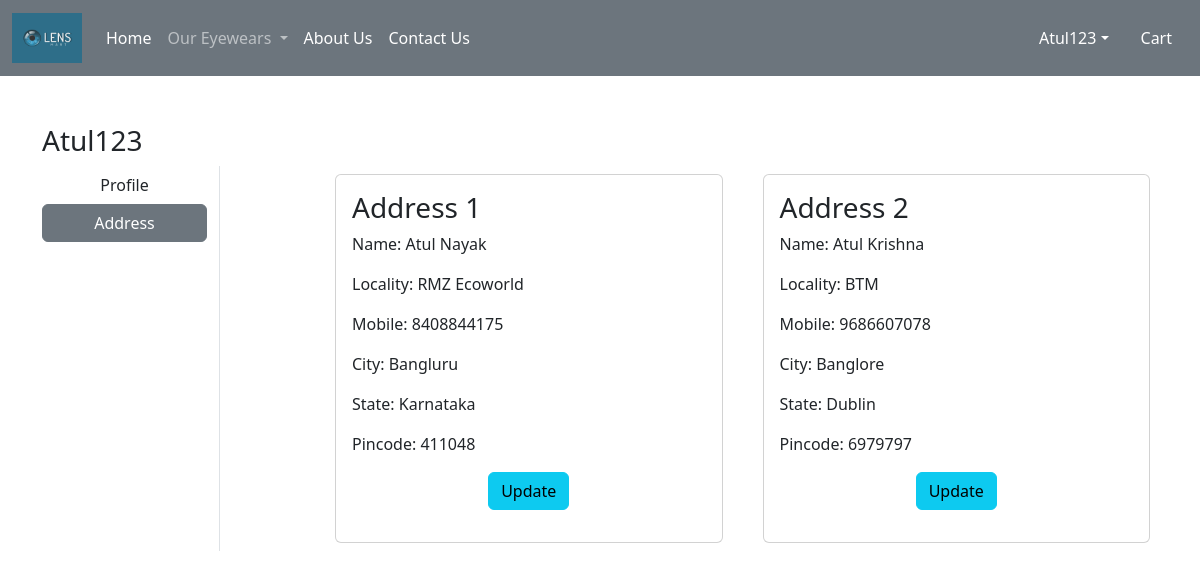
/address/ (signed in), run on the app's committed database.
### app/models.py (models this page shows, shortened)
class Customer(models.Model):
    user = models.ForeignKey(User,on_delete=models.CASCADE)
    name = models.CharField(max_length=200)
    locality = models.CharField(max_length=200)
    city = models.CharField(max_length=50)
    mobile = models.IntegerField(default=0)
    zipcode = models.IntegerField()
    state = models.CharField(choices=STATE_CHOICES,max_length=100)

### app/views.py (the view)
# urls.py: path('address/', views.address, name='address'),
@login_required
def address(request):
    add = Customer.objects.filter(user=request.user)
    totalitem = 0
    wishitem=0
    if request.user.is_authenticated:
        totalitem = len(Cart.objects.filter(user=request.user))
        wishitem = len(Wishlist.objects.filter(user=request.user))
    return render(request, 'app/address.html',locals())

### app/templates/app/address.html (shortened to what this page needs)
{% extends 'app/base.html' %}
{% load static %}
{% block main-content %}
<div class="container my-5">
    <div class="row">
     <h3> <span class="text-capitalize">{{request.user}}</span></h3>
        <div class="col-sm-2 border-end">
            <ul class="list-unstyled">
            <li class="d-grid"><a href="{% url 'profile' %}" class="btn ">Profile</a></li>
            <li class="d-grid"><a href="{% url 'address' %}" class="btn btn-secondary">Address</a></li>
            </ul>
        </div>
        <div class="col-sm-9 offset-sm-1">
            <div class="row">
                {% for ad in add %}
                <div class="col-sm-6">
                    <div class="card m-2">
                     <div class="card-body">
                      <h3>Address {{forloop.counter}}</h3>
                      <p>Name: {{ad.name}}</p>
                      <p>Locality: {{ad.locality}}</p>
                      <p>Mobile: {{ad.mobile}}</p>
                      <p>City: {{ad.city}}</p>
                      <p>State: {{ad.state}}</p>
                      <p>Pincode: {{ad.zipcode}}</p>
                      <p class="text-center"><a href="{% url 'updateAddress' pk=ad.id %}" type="button" class="btn btn-info">Update</a></p>
                     </div>
                    </div>
                </div>
                {% endfor %}
            </div>
        </div>
    </div>
</div>
{% endblock main-content %}

### app/templates/app/base.html (shortened to what this page needs)
<!DOCTYPE html>
{% load static %}
<html lang="en">
<head>
    <link href="https://cdn.jsdelivr.net/npm/bootstrap@5.2.2/dist/css/bootstrap.min.css" rel="stylesheet">
    <link rel="stylesheet" href="{% static 'app/css/owl.carousel.min.css' %}" />
    <link rel="stylesheet" href="{% static 'app/css/all.min.css' %}" />
    <link rel="stylesheet" href="{% static 'app/css/style.css' %}" />
</head>
<body>
    <nav class="navbar navbar-expand-lg navbar-dark bg-secondary">
        <div class="container-fluid">
          <a class="navbar-brand" href="#">
            <img src="{% static "app/images/Lensmart.webp" %}" width="70" height="50" />
          </a>
          <div class="collapse navbar-collapse" id="navbarSupportedContent">
            <ul class="navbar-nav me-auto mb-2 mb-lg-0">
              {% if request.user.is_authenticated %}
              <li class="nav-item">
                <a class="nav-link active" aria-current="page" href="/">Home</a>
              </li>
              <li class="nav-item dropdown">
                <a class="nav-link dropdown-toggle" href="#" role="button" data-bs-toggle="dropdown" aria-expanded="false">
                  Our Eyewears
                </a>
              </li>
              <li class="nav-item">
                <a class="nav-link text-white" href="#">About Us</a>
              </li>
              <li class="nav-item">
                <a class="nav-link text-white" href="#">Contact Us</a>
              </li>
            </ul>
          </div>
          <ul class="navbar-nav me-auto mb-2 mb-lg-0">
            <li class="nav-item dropdown mx-2">
                <a class="nav-link dropdown-toggle text-white" href="#" id="profileDropdown" role="button" data-bs-toggle="dropdown" aria-expanded="false">{{request.user.username|capfirst}}</a>
            </li>
            <li class="nav-item mx-2">
                <a href="{% url 'showcart' %}" class="nav-link text-white"> Cart</a>
            </li>
            {% endif %}
          </ul>
        </div>
      </nav>
      {% block main-content %}{% endblock main-content %}
</body>
</html>

### data on the page
Customer: name "Atul Nayak", locality "RMZ Ecoworld", mobile "8408844175", city "Bangluru", state "Karnataka", zipcode "411048"
Customer: name "Atul Krishna", locality "BTM", mobile "9686607078", city "Banglore", state "Dublin", zipcode "6979797"

### other printed values
{{ request.user.username|capfirst }} "Atul123"
{{ request.user }} "Atul123"
